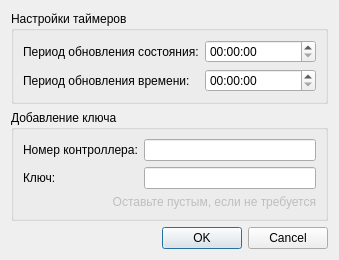
<?xml version="1.0" encoding="UTF-8"?>
<ui version="4.0">
 <class>SettingsDialog</class>
 <widget class="QDialog" name="SettingsDialog">
  <property name="geometry">
   <rect>
    <x>0</x>
    <y>0</y>
    <width>339</width>
    <height>232</height>
   </rect>
  </property>
  <property name="windowTitle">
   <string>Настройки</string>
  </property>
  <layout class="QVBoxLayout" name="verticalLayout">
   <item>
    <widget class="QGroupBox" name="formGroupBox">
     <property name="title">
      <string>Настройки таймеров</string>
     </property>
     <layout class="QFormLayout" name="formLayout">
      <item row="0" column="0">
       <widget class="QLabel" name="label">
        <property name="text">
         <string>Период обновления состояния:</string>
        </property>
       </widget>
      </item>
      <item row="1" column="0">
       <widget class="QLabel" name="label_2">
        <property name="text">
         <string>Период обновления времени:</string>
        </property>
       </widget>
      </item>
      <item row="0" column="1">
       <widget class="QTimeEdit" name="timeEdit"/>
      </item>
      <item row="1" column="1">
       <widget class="QTimeEdit" name="timeEdit_2"/>
      </item>
     </layout>
    </widget>
   </item>
   <item>
    <widget class="QGroupBox" name="formGroupBox">
     <property name="title">
      <string>Добавление ключа</string>
     </property>
     <layout class="QVBoxLayout" name="verticalLayout_2">
      <item>
       <layout class="QFormLayout" name="formLayout_3">
        <item row="1" column="0">
         <widget class="QLabel" name="label_3">
          <property name="text">
           <string>Ключ:</string>
          </property>
         </widget>
        </item>
        <item row="1" column="1">
         <widget class="QLineEdit" name="lineEdit">
          <property name="inputMask">
           <string/>
          </property>
          <property name="text">
           <string/>
          </property>
          <property name="maxLength">
           <number>12</number>
          </property>
         </widget>
        </item>
        <item row="0" column="0">
         <widget class="QLabel" name="label_4">
          <property name="text">
           <string>Номер контроллера:</string>
          </property>
         </widget>
        </item>
        <item row="0" column="1">
         <widget class="QLineEdit" name="lineEdit_2">
          <property name="text">
           <string/>
          </property>
          <property name="maxLength">
           <number>10</number>
          </property>
         </widget>
        </item>
       </layout>
      </item>
      <item>
       <widget class="QLabel" name="label_5">
        <property name="enabled">
         <bool>false</bool>
        </property>
        <property name="text">
         <string>Оставьте пустым, если не требуется</string>
        </property>
        <property name="alignment">
         <set>Qt::AlignRight|Qt::AlignTrailing|Qt::AlignVCenter</set>
        </property>
        <property name="textInteractionFlags">
         <set>Qt::NoTextInteraction</set>
        </property>
       </widget>
      </item>
     </layout>
    </widget>
   </item>
   <item>
    <widget class="QDialogButtonBox" name="buttonBox">
     <property name="orientation">
      <enum>Qt::Horizontal</enum>
     </property>
     <property name="standardButtons">
      <set>QDialogButtonBox::Cancel|QDialogButtonBox::Ok</set>
     </property>
    </widget>
   </item>
  </layout>
 </widget>
 <resources/>
 <connections>
  <connection>
   <sender>buttonBox</sender>
   <signal>accepted()</signal>
   <receiver>SettingsDialog</receiver>
   <slot>accept()</slot>
   <hints>
    <hint type="sourcelabel">
     <x>248</x>
     <y>254</y>
    </hint>
    <hint type="destinationlabel">
     <x>157</x>
     <y>274</y>
    </hint>
   </hints>
  </connection>
  <connection>
   <sender>buttonBox</sender>
   <signal>rejected()</signal>
   <receiver>SettingsDialog</receiver>
   <slot>reject()</slot>
   <hints>
    <hint type="sourcelabel">
     <x>316</x>
     <y>260</y>
    </hint>
    <hint type="destinationlabel">
     <x>286</x>
     <y>274</y>
    </hint>
   </hints>
  </connection>
 </connections>
</ui>
